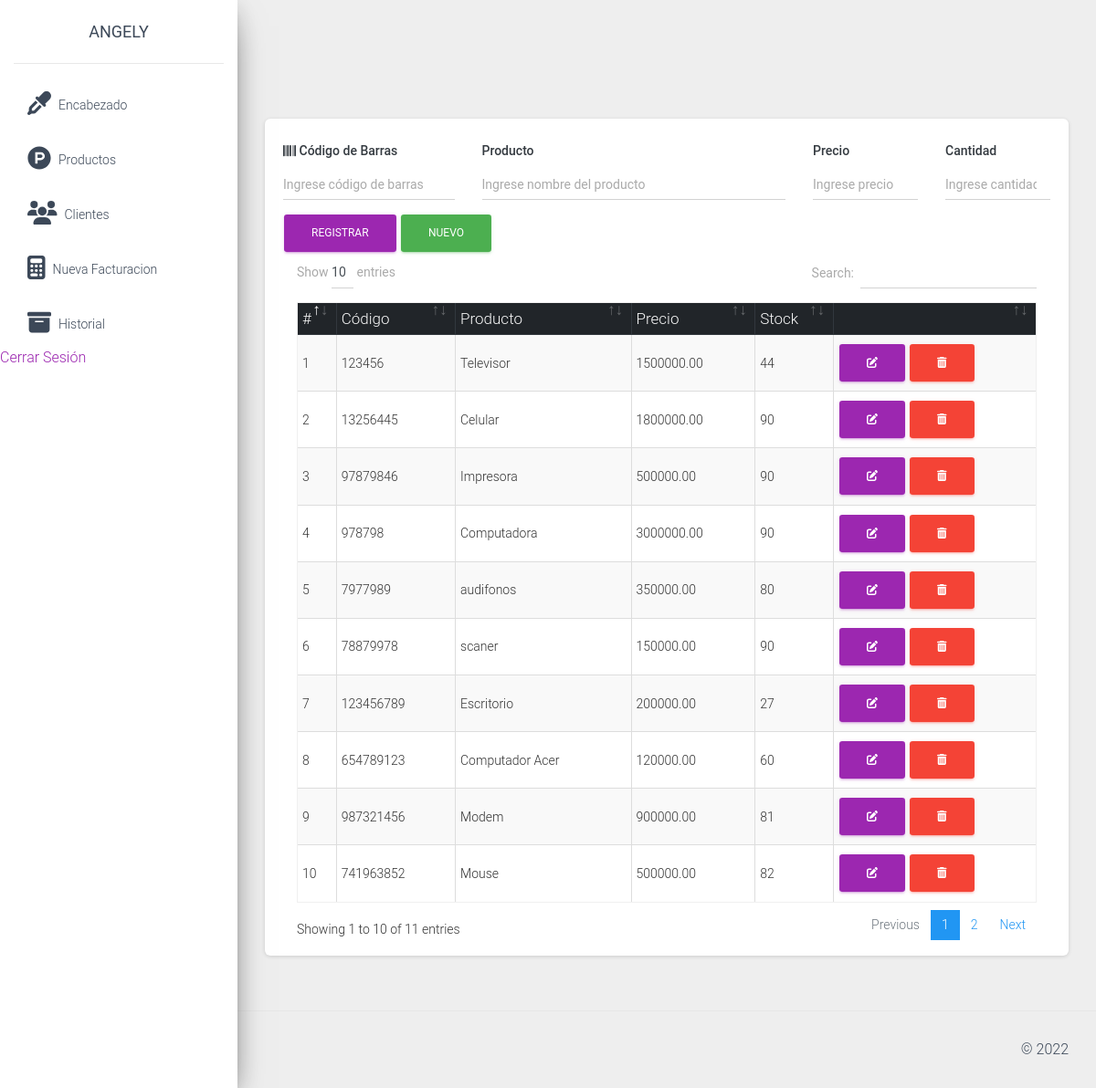
The app's page /src/productos.php (signed in), older data.
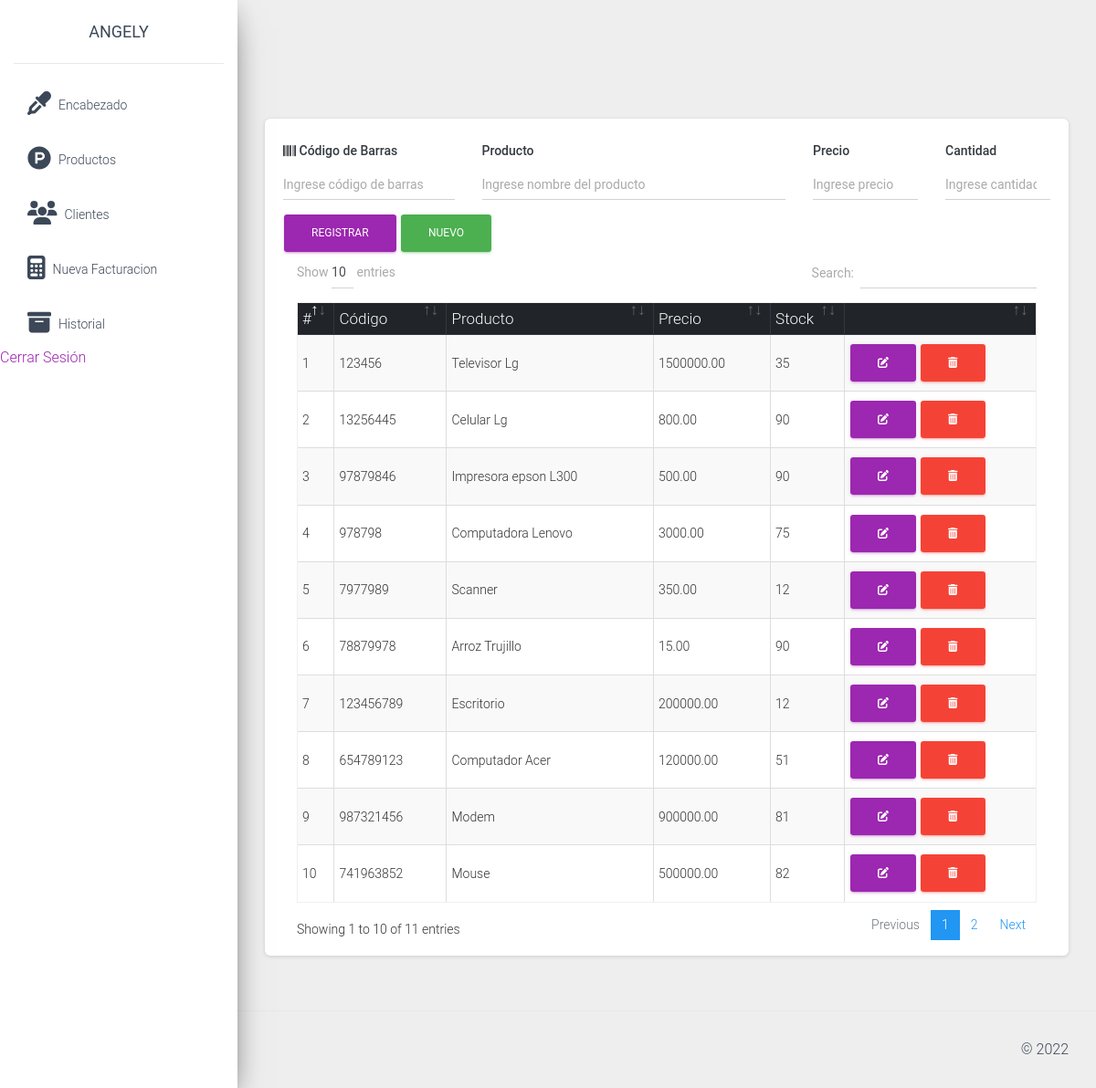
The same page, newer data.
### tables this page shows
CREATE TABLE `producto` (
  `codproducto` int(11) NOT NULL,
  `codigo` varchar(20) NOT NULL,
  `descripcion` varchar(200) NOT NULL,
  `precio` decimal(10,2) NOT NULL,
  `existencia` int(11) NOT NULL
);

### src/productos.php (the view, shortened to what this page needs)
<?php
include_once "includes/header.php";
?>
<div class="card shadow-lg">
    <div class="card-body">
        <div class="row">
            <div class="col-md-12">
                <form action="" method="post" autocomplete="off" id="formulario">
                    <div class="row">
                        <div class="col-md-3">
                            <div class="form-group">
                                <label for="codigo" class=" text-dark font-weight-bold"><i class="fas fa-barcode"></i> Código de Barras</label>
                                <input type="text" placeholder="Ingrese código de barras" name="codigo" id="codigo" class="form-control">
                            </div>
                        </div>
                        <div class="col-md-5">
                            <div class="form-group">
                                <label for="producto" class=" text-dark font-weight-bold">Producto</label>
                                <input type="text" placeholder="Ingrese nombre del producto" name="producto" id="producto" class="form-control">
                            </div>
                        </div>
                        <div class="col-md-2">
                            <div class="form-group">
                                <label for="precio" class=" text-dark font-weight-bold">Precio</label>
                                <input type="text" placeholder="Ingrese precio" class="form-control" name="precio" id="precio">
                            </div>
                        </div>
                        <div class="col-md-2">
                            <div class="form-group">
                                <label for="cantidad" class=" text-dark font-weight-bold">Cantidad</label>
                                <input type="number" placeholder="Ingrese cantidad" class="form-control" name="cantidad" id="cantidad">
                            </div>
                        </div>
                        <div class="col-md-6">
                            <input type="submit" value="Registrar" class="btn btn-primary" id="btnAccion">
                            <input type="button" value="Nuevo" onclick="limpiar()" class="btn btn-success" id="btnNuevo">
                        </div>
                    </div>
                </form>
            </div>
        </div>
        <div class="col-md-12">
            <div class="table-responsive">
                <table class="table table-striped table-bordered" id="tbl">
                    <thead class="thead-dark">
                        <tr>
                            <th>#</th>
                            <th>Código</th>
                            <th>Producto</th>
                            <th>Precio</th>
                            <th>Stock</th>
                            <th></th>
                        </tr>
                    </thead>
                    <tbody>
                        <?php
                        include "../conexion.php";
                        $query = mysqli_query($conexion, "SELECT * FROM producto");
                        $result = mysqli_num_rows($query);
                        if ($result > 0) {
                            while ($data = mysqli_fetch_assoc($query)) { ?>
                                <tr>
                                    <td><?php echo $data['codproducto']; ?></td>
                                    <td><?php echo $data['codigo']; ?></td>
                                    <td><?php echo $data['descripcion']; ?></td>
                                    <td><?php echo $data['precio']; ?></td>
                                    <td><?php echo $data['existencia']; ?></td>
                                    <td>
                                        <a href="#" onclick="editarProducto(<?php echo $data['codproducto']; ?>)" class="btn btn-primary"><i class='fas fa-edit'></i></a>
                                        <form action="eliminar_producto.php?id=<?php echo $data['codproducto']; ?>" method="post" class="confirmar d-inline">
                                            <button class="btn btn-danger" type="submit"><i class='fas fa-trash-alt'></i> </button>
                                        </form>
                                    </td>
                                </tr>
                        <?php }
                        } ?>
                    </tbody>
                </table>
            </div>
        </div>
    </div>
</div>
<?php include_once "includes/footer.php"; ?>

### src/includes/header.php (shortened to what this page needs)
<!DOCTYPE html>
<html lang="en">
<head>
    <link href="../assets/css/material-dashboard.css" rel="stylesheet" />
    <link href="../assets/css/dataTables.bootstrap4.min.css" rel="stylesheet" />
    <link rel="stylesheet" href="../assets/js/jquery-ui/jquery-ui.min.css">
</head>
<body>
    <div class="wrapper ">
        <div class="sidebar" data-color="purple" data-background-color="light">
            <div class="logo"><a class="simple-text">
                    ANGELY
                </a></div>
            <div class="sidebar-wrapper">
                <ul class="nav">
                    <li class="nav-item">
                        <a class="nav-link d-flex" href="config.php">
                            <i class="fas fa-eye-dropper mr-2 fa-2x"></i>
                            <p> Encabezado</p>
                        </a>
                    </li>
                    <li class="nav-item">
                        <a class="nav-link d-flex" href="productos.php">
                            <i class="fab fa-product-hunt mr-2 fa-2x"></i>
                            <p> Productos</p>
                        </a>
                    </li>
                    <li class="nav-item">
                        <a class="nav-link d-flex" href="clientes.php">
                            <i class=" fas fa-users mr-2 fa-2x"></i>
                            <p> Clientes</p>
                        </a>
                    </li>
                    <li class="nav-item">
                        <a class="nav-link d-flex" href="index.php">
                            <i class="fas fa-calculator mr-2 fa-2x"></i>
                            <p> Nueva Facturacion</p>
                        </a>
                    </li>
                    <li class="nav-item">
                        <a class="nav-link d-flex" href="lista_ventas.php">
                            <i class="fas fa-archive mr-2 fa-2x"></i>
                            <p> Historial</p>
                        </a>
                    </li>
                    <div aria-labelledby="navbarDropdownProfile">
                                    <a href="salir.php">Cerrar Sesión</a>
                            </div>
                </ul>
            </div>
        </div>
        <div class="main-panel">
            <div class="content">
                <div class="container-fluid">

### src/includes/footer.php (shortened to what this page needs)
</div>
</div>
<footer class="footer">
    <div class="container-fluid">
        <div class="copyright float-right">
            &copy;
        </div>
    </div>
</footer>
</div>
</div>
</body>
</html>

Row changes from the older to the newer data that the page shows:
changed producto id 1: descripcion "Televisor" → "Televisor Lg"; existencia "44" → "35"
changed producto id 2: descripcion "Celular" → "Celular Lg"; precio "1800000.00" → "800.00"
changed producto id 3: descripcion "Impresora" → "Impresora epson L300"; precio "500000.00" → "500.00"
changed producto id 4: descripcion "Computadora" → "Computadora Lenovo"; precio "3000000.00" → "3000.00"; existencia "90" → "75"
changed producto id 5: descripcion "audifonos" → "Scanner"; precio "350000.00" → "350.00"; existencia "80" → "12"
changed producto id 6: descripcion "scaner" → "Arroz Trujillo"; precio "150000.00" → "15.00"
changed producto "Escritorio": existencia "27" → "12"
changed producto "Computador Acer": existencia "60" → "51"
